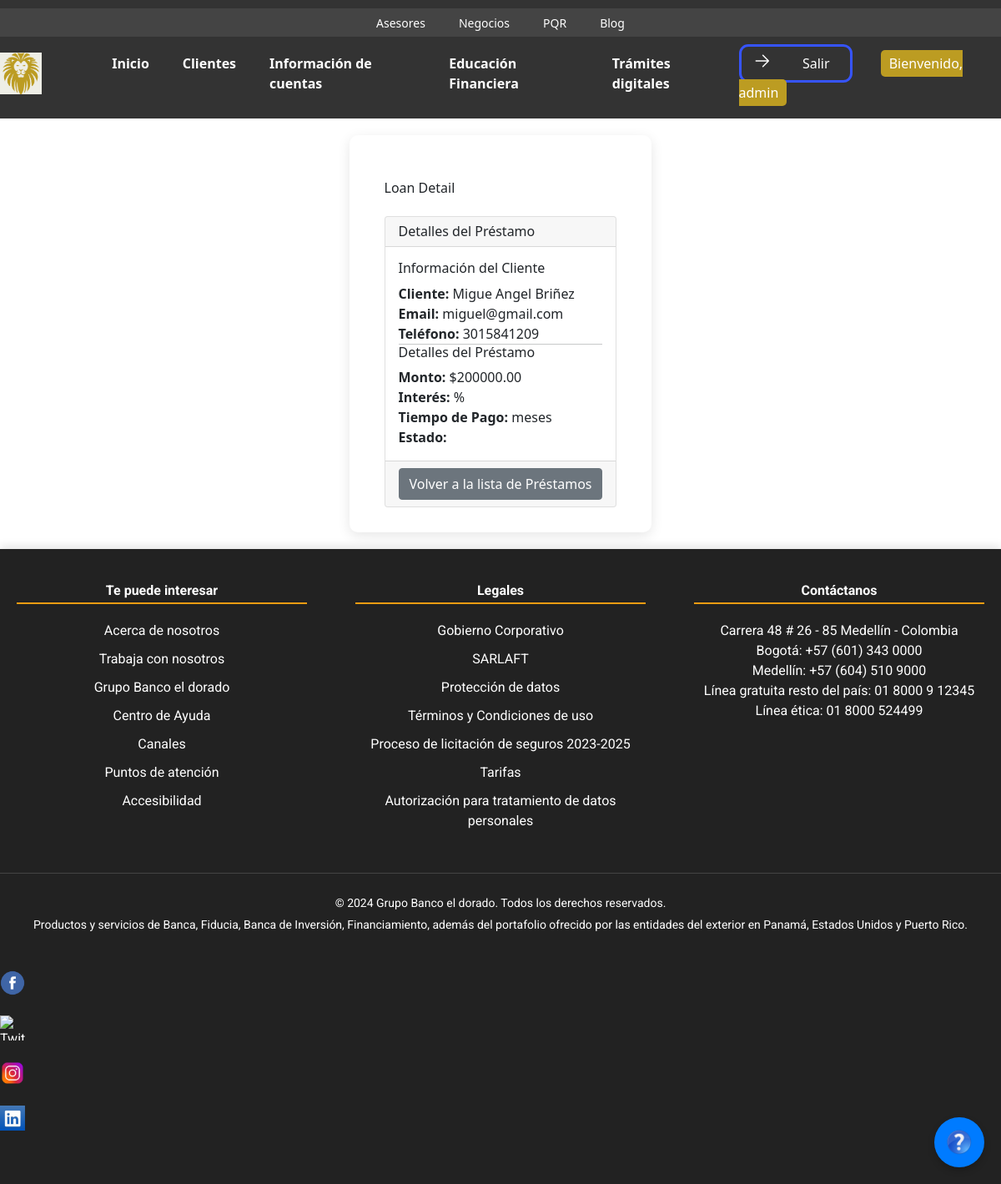
/loans/2/ (signed in), run on the app's committed database.
### blog/models.py (models this page shows, shortened)
class Loan(models.Model):
    client = models.ForeignKey(Client, on_delete=models.CASCADE, related_name='loans')
    amount = models.DecimalField(max_digits=10, decimal_places=2)
    interest_rate = models.DecimalField(max_digits=5, decimal_places=2)
    repayment_term = models.IntegerField(help_text="Número de meses para el reembolso")
    created_at = models.DateTimeField(auto_now_add=True)
    updated_at = models.DateTimeField(auto_now=True)
    class Meta:
        ordering = ['-created_at']

class Client(models.Model):
    class Status(models.TextChoices):
        OWE = 'O', 'OWE'
        NODEBT = 'ND', 'NODEBT'
    name = models.CharField(max_length=100)
    image = models.URLField(blank=True)
    imageSave = models.ImageField(blank=True)
    email = models.EmailField()
    phone_number = models.CharField(max_length=15)
    address = models.CharField(max_length=200)
    created_at = models.DateTimeField(auto_now_add=True)
    updated_at = models.DateTimeField(auto_now=True)
    status = models.CharField(max_length=2,
                              choices=Status.choices,
                              default=Status.NODEBT)  # Estado del cliente por defecto en 'OWE' (deuda)
    class Meta:
        ordering = ['-created_at']
        indexes = [
            models.Index(fields=['-created_at']),
        ]

### blog/views.py (the view)
# urls.py: path('loans/<int:id>/', views.loan_detail, name='loan_detail'),
@login_required
def loan_detail(request, id):
    loan = get_object_or_404(Loan, id=id)
    return render(request, 'loan/loan_detail.html', {'loan': loan})

### blog/templates/loan/loan_detail.html
{% extends "base.html" %}
{% block content %}
<div class="container mt-4">
    <h2 class="mb-4">Loan Detail</h2>
    <div class="card">
        <div class="card-header">
            <h5 class="mb-0">Detalles del Préstamo</h5>
        </div>
        <div class="card-body">
            <h6 class="card-title">Información del Cliente</h6>
            <p class="card-text"><strong>Cliente:</strong> {{ loan.client.name }}</p>
            <p class="card-text"><strong>Email:</strong> {{ loan.client.email }}</p>
            <p class="card-text"><strong>Teléfono:</strong> {{ loan.client.phone_number }}</p>
            <hr>
            <h6 class="card-title">Detalles del Préstamo</h6>
            <p class="card-text"><strong>Monto:</strong> ${{ loan.amount }}</p>
            <p class="card-text"><strong>Interés:</strong> {{ loan.interest }}%</p>
            <p class="card-text"><strong>Tiempo de Pago:</strong> {{ loan.duration }} meses</p>
            <p class="card-text"><strong>Estado:</strong> {{ loan.status }}</p>
        </div>
        <div class="card-footer text-right">
            <a href="{% url 'blog:loan_list' %}" class="btn btn-secondary">Volver a la lista de Préstamos</a>
        </div>
    </div>
</div>
{% endblock %}

### blog/templates/base.html (shortened to what this page needs)
{% load static %}
<!DOCTYPE html>
<html lang="es">
<head>
    <link href="{% static 'css/body.css' %}" rel="stylesheet">
    <link href="{% static 'css/adminw.css' %}" rel="stylesheet">
    <link href="https://cdn.jsdelivr.net/npm/bootstrap@5.1.3/dist/css/bootstrap.min.css" rel="stylesheet">
    <link href="{% static 'css/chatbot.css' %}" rel="stylesheet">
    <link rel="stylesheet" href="https://cdnjs.cloudflare.com/ajax/libs/font-awesome/5.15.4/css/all.min.css">
    <script src="https://cdn.tailwindcss.com"></script>
</head>
<body>
    <header>
        <div class="top-menu">
            <ul>
                <li><a href="/asesores/">Asesores</a></li>
                <li><a href="/negocios/">Negocios</a></li>
                <li><a href="/pqr/">PQR</a></li>
                <li><a href="/blog/">Blog</a></li>
            </ul>
        </div>
        <div class="header-container">
            <div class="logo">
                <img src="{% static 'images/logo.png' %}" alt="Logo">
            </div>
            <nav>
                <ul>
                    <li><a href="/">Inicio</a></li>
                    <li><a href="/clients/">Clientes</a></li>
                    <li><a href="/get-card-info">Información de cuentas</a></li>
                    <li><a href="/educacion/">Educación Financiera</a>
                    </li>
                    <li><a href="/tramites/">Trámites digitales</a></li>
                </ul>
            </nav>
            <div class="user-info">
                {% if user.is_authenticated %}
                    <button class="custom-button" onclick="window.location.href='/logout/'">
                        <svg xmlns="http://www.w3.org/2000/svg" fill="none" viewBox="0 0 24 24" stroke-width="1.5" stroke="currentColor" class="w-6 h-6">
                            <path stroke-linecap="round" stroke-linejoin="round" d="M4.5 12h15m0 0l-6.75-6.75M19.5 12l-6.75 6.75"></path>
                        </svg>
                        <div class="custom-text">
                            Salir
                        </div>
                    </button>
                    <span class="welcome-message" style="margin-left: 30px; background-color: #BC9C22; padding: 5px 10px; border-radius: 5px; animation: fadeIn 1s;">
                        Bienvenido, {{ user.username }}
                    </span>
                {% endif %}
            </div>
        </div>
    </header>
    <div id="content">
        {% block content %}{% endblock %}
    </div>
    <footer class="footer">
        <div class="footer-container">
            <div class="footer-section">
                <h4>Te puede interesar</h4>
                <ul>
                    <li><a href="#">Acerca de nosotros</a></li>
                    <li><a href="#">Trabaja con nosotros</a></li>
                    <li><a href="#">Grupo Banco el dorado</a></li>
                    <li><a href="#">Centro de Ayuda</a></li>
                    <li><a href="#">Canales</a></li>
                    <li><a href="#">Puntos de atención</a></li>
                    <li><a href="#">Accesibilidad</a></li>
                </ul>
            </div>
            <div class="footer-section">
                <h4>Legales</h4>
                <ul>
                    <li><a href="#">Gobierno Corporativo</a></li>
                    <li><a href="#">SARLAFT</a></li>
                    <li><a href="#">Protección de datos</a></li>
                    <li><a href="#">Términos y Condiciones de uso</a></li>
                    <li><a href="#">Proceso de licitación de seguros 2023-2025</a></li>
                    <li><a href="#">Tarifas</a></li>
                    <li><a href="#">Autorización para tratamiento de datos personales</a></li>
                </ul>
            </div>
            <div class="footer-section">
                <h4>Contáctanos</h4>
                <p>Carrera 48 # 26 - 85 Medellín - Colombia</p>
                <p>Bogotá: +57 (601) 343 0000</p>
                <p>Medellín: +57 (604) 510 9000</p>
                <p>Línea gratuita resto del país: 01 8000 9 12345</p>
                <p>Línea ética: 01 8000 524499</p>
            </div>
        </div>
        <div class="footer-bottom">
            <p>&copy; 2024 Grupo Banco el dorado. Todos los derechos reservados.</p>
            <p>Productos y servicios de Banca, Fiducia, Banca de Inversión, Financiamiento, además del portafolio ofrecido por las entidades del exterior en Panamá, Estados Unidos y Puerto Rico.</p>
            <div class="social-media">
                <a href="#"><img src="{% static 'images/facebook.png' %}" alt="Facebook"></a>
                <a href="#"><img src="{% static 'images/x.png' %}" alt="Twitter"></a>
                <a href="#"><img src="{% static 'images/instagram.png' %}" alt="Instagram"></a>
                <a href="#"><img src="{% static 'images/linked.png' %}" alt="LinkedIn"></a>
            </div>
        </div>
    </footer>
    <div class="help-button">
        <a href="https://www.userlike.com/umc/#/inbox/81431049">
            <img src="{% static 'images/help.png' %}" alt="Ayuda">
        </a>
    </div>
</body>
</html>

### blog/static/css/body.css (style rules this page uses)
body { font-family: 'Roboto', sans-serif; background-color: #f4f4f4; margin: 0; padding: 0; width: 100%; animation: fadeIn 1s ease-in-out; }
.logo { width: 10%; height: auto; }
header { background-color: #333; color: #fff; padding: 10px 0; position: relative; z-index: 1000; }
.header-container { max-width: 1200px; margin: 0 auto; display: flex; justify-content: space-between; align-items: center; }
.logo img { max-width: 50px; }
nav { display: flex; align-items: center; }
nav ul { display: flex; list-style: none; margin: 0; padding: 0; }
nav ul li { margin: 0 15px; }
nav ul li a { color: #fff; text-decoration: none; font-weight: bold; transition: color 0.3s; }
.top-menu { background-color: #444; padding: 5px 0; text-align: center; }
.top-menu ul { display: flex; justify-content: center; margin: 0; padding: 0; list-style: none; }
.top-menu ul li { margin: 0 20px; }
.top-menu ul li a { color: #fff; text-decoration: none; font-size: 14px; transition: color 0.3s; }
nav { margin: 20px 0; }
nav ul { list-style-type: none; padding: 0; display: flex; justify-content: center; }
nav ul li { margin: 0 20px; }
nav ul li a { color: white; text-decoration: none; font-weight: bold; transition: color 0.3s ease; }
#content { max-width: 900px; margin: 20px auto; padding: 30px; background: white; border-radius: 10px; box-shadow: 0 4px 15px rgba(0, 0, 0, 0.1); animation: fadeIn 0.8s ease-in-out; }
footer { background: #4CAF50; color: white; text-align: center; padding: 20px; position: relative; bottom: 0; width: 100%; box-shadow: 0 -4px 10px rgba(0, 0, 0, 0.1); animation: slideUp 1s ease-in-out; }
.footer { background-color: #222; color: #fff; padding: 40px 0; font-family: 'Roboto', sans-serif; }
.footer-container { display: flex; justify-content: space-between; max-width: 1200px; margin: 0 auto; padding: 0 20px; }
.footer-section { width: 30%; }
.footer-section h4 { margin-bottom: 20px; font-weight: bold; border-bottom: 2px solid #f39c12; padding-bottom: 5px; }
.footer-section ul { list-style: none; padding: 0; }
.footer-section ul li { margin: 10px 0; }
.footer-section ul li a { color: #fff; text-decoration: none; transition: color 0.3s ease; }
.footer-bottom { text-align: center; margin-top: 40px; border-top: 1px solid #444; padding-top: 20px; }
.footer-bottom p { margin: 5px 0; font-size: 14px; }
.social-media { margin-top: 20px; }
.social-media a { margin: 0 10px; transition: transform 0.3s ease; }
.social-media img { width: 30px; height: 30px; }
.footer { animation: fadeIn 0.8s ease-in; }

### blog/static/css/adminw.css (style rules this page uses)
.custom-button { background-color: #ffffff00; color: #fff; width: 8.5em; height: 2.9em; border: #3654ff 0.2em solid; border-radius: 11px; text-align: right; transition: all 0.6s ease; }
.custom-button svg { width: 1.6em; margin: -0.2em 0.8em 1em; position: absolute; display: flex; transition: all 0.6s ease; }
.custom-text { margin: 0 1.5em; }
html, body { height: 100%; margin: 0; }
body { display: flex; flex-direction: column; }
#content { flex: 1; }
footer { background: #333; color: white; text-align: center; padding: 20px; }

### blog/static/css/chatbot.css (style rules this page uses)
.help-button { position: fixed; bottom: 20px; right: 20px; background-color: #007bff; border-radius: 50%; width: 60px; height: 60px; display: flex; justify-content: center; align-items: center; cursor: pointer; box-shadow: 0px 4px 8px rgba(0, 0, 0, 0.2); }
.help-button img { width: 30px; height: 30px; }

### data on the page
Loan: client.name "Migue Angel Briñez", client.email "miguel@gmail.com", client.phone_number "3015841209", amount "200000.00"

### other printed values
{{ user.username }} "admin"
